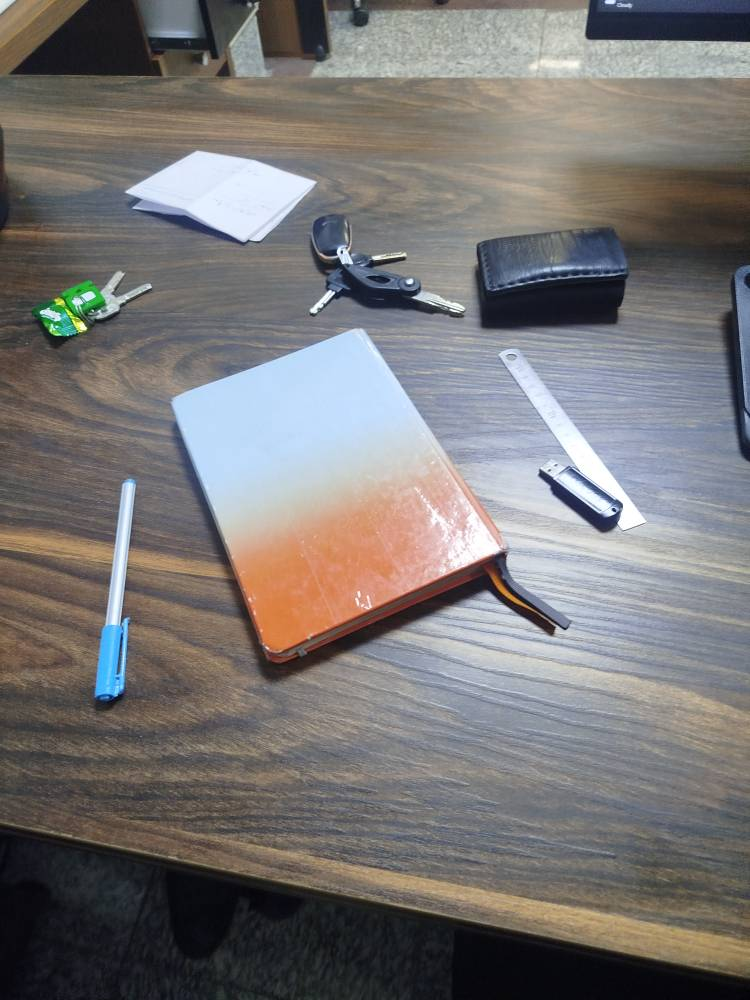
#> input picture ass3/images/img2.jpg, 750 x 1000 px
$ jupyter execute cv03.ipynb   (shell and % lines are left out)
#> lines starting #> are read from the running program, lines starting #| are printed output that depends on the picture
## Imports and Setup

[cell 1]
import cv2
import matplotlib.pyplot as plt
import numpy as np

# This magic command ensures images are displayed inline in the notebook

print("Libraries imported successfully.")

## Image Loading and Rotation (Step 1)

[cell 2]
# Load the original image
# Based on your directory structure, the image is in the 'images' folder
image_path = 'images/img2.jpg'  # Changed from 'img2.jpg' to 'images/12.jpg'
img_original = cv2.imread(image_path)
#> img_original is the input picture: shape (1000, 750, 3); mean B, G, R 117.2, 117.7, 120.6

if img_original is None:
    print(f"Error: Could not load image from {image_path}. Please check the path and filename.")
else:
    # Convert BGR (OpenCV default) to RGB (for Matplotlib display later)
    img_original_rgb = cv2.cvtColor(img_original, cv2.COLOR_BGR2RGB)

    # --- Step 1: Create Rotated Images ---

    # Rotate 90 degrees Clockwise
    img_90 = cv2.rotate(img_original, cv2.ROTATE_90_CLOCKWISE)

    # Rotate 180 degrees
    img_180 = cv2.rotate(img_original, cv2.ROTATE_180)
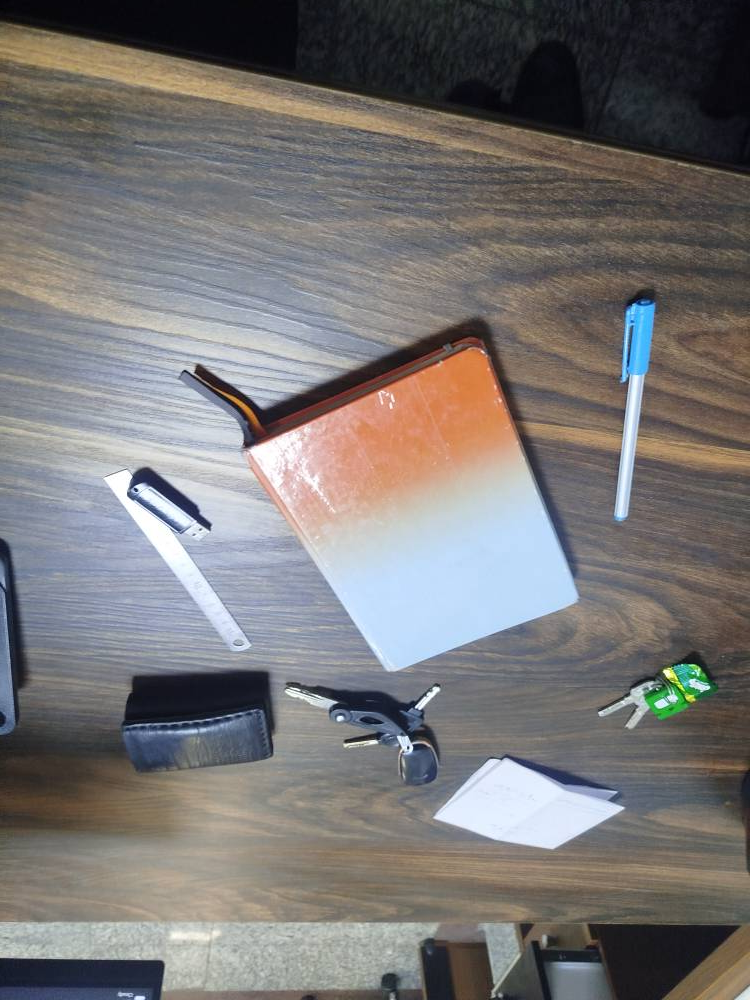
#> img_180: shape (1000, 750, 3); mean B, G, R 117.2, 117.7, 120.6

    # Rotate 270 degrees (which is 90 degrees Counter-Clockwise)
    img_270 = cv2.rotate(img_original, cv2.ROTATE_90_COUNTERCLOCKWISE)

    print(f"Image '{image_path}' loaded and rotated successfully.")

## Defining the Matching Function (Step 2)

[cell 3]
def process_and_match(img1, img2, rotation_label):
    """
    Performs SIFT feature extraction, BFMatching, Ratio Test,
    and returns the visualization image and match count.
    """
#> called with rotation_label = '90 Degree Rotation'

    # Convert images to grayscale for feature extraction
    gray1 = cv2.cvtColor(img1, cv2.COLOR_BGR2GRAY)
    gray2 = cv2.cvtColor(img2, cv2.COLOR_BGR2GRAY)
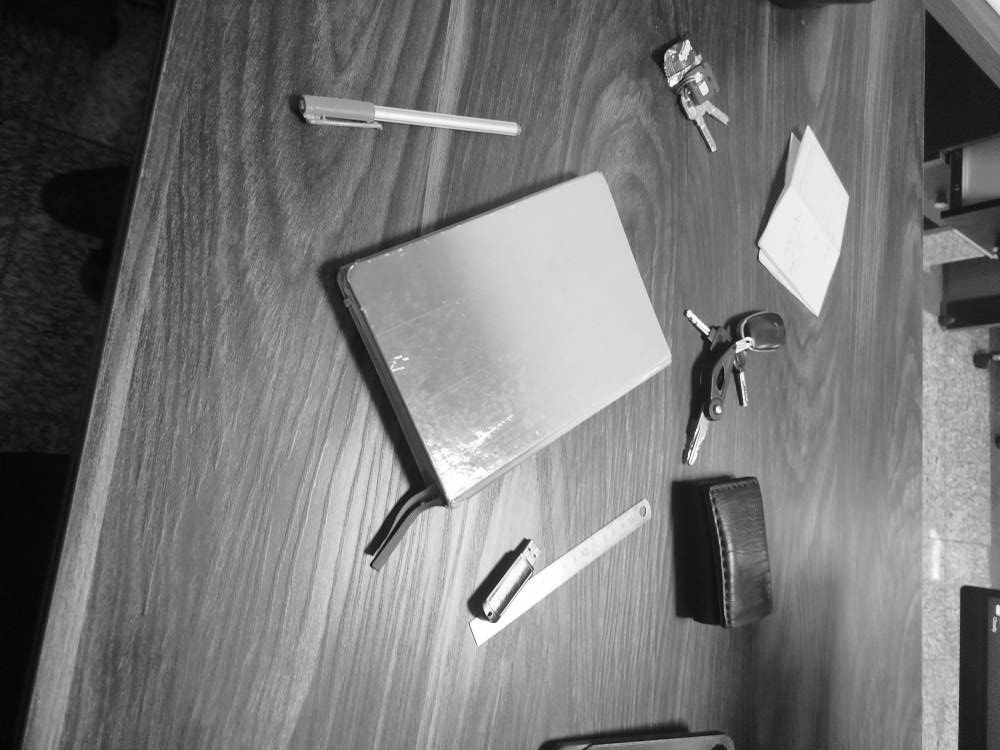
#> gray2: shape (750, 1000); min 2, max 255, mean 118.5

    # --- Feature Extraction with SIFT ---
    sift = cv2.SIFT_create()
    keypoints1, descriptors1 = sift.detectAndCompute(gray1, None)
#> keypoints1 = 1615 keypoints; strongest (x, y, size): (614, 510, 2.4), (81, 327, 6.5), (410, 281, 3.7), (543, 475, 6.2)
    keypoints2, descriptors2 = sift.detectAndCompute(gray2, None)
#> keypoints2 = 1613 keypoints; strongest (x, y, size): (490, 614, 2.4), (673, 81, 6.5), (718, 410, 3.7), (524, 543, 6.3)

    # --- Matching with BFMatcher ---
    # Using k=2 for knnMatch to apply the ratio test later
    bf = cv2.BFMatcher()
    matches = bf.knnMatch(descriptors1, descriptors2, k=2)
#> matches = 1615 matches

    # --- Apply Ratio Test ---
    # Condition: m.distance < 0.75 * n.distance
    good_matches = []
    for m, n in matches:
        if m.distance < 0.75 * n.distance:
            good_matches.append([m])
#> after the loop, good_matches = 1527 matches

    # --- Analysis Output (Step 3) ---
    print(f"Number of good matches for {rotation_label}: {len(good_matches)}")
#| Number of good matches for 90 Degree Rotation: 1527

    # Draw matches
    # drawMatchesKnn is used because 'good_matches' is a list of lists
    img_matches = cv2.drawMatchesKnn(
        img1, keypoints1,
        img2, keypoints2,
        good_matches,
        None,
        flags=cv2.DrawMatchesFlags_NOT_DRAW_SINGLE_POINTS
    )
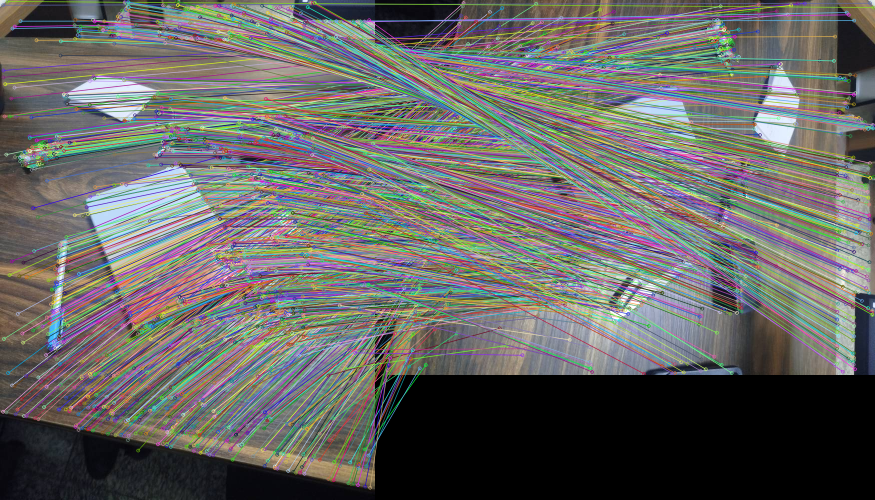
#> img_matches: shape (1000, 1750, 3) (shown at 1/2 size); mean B, G, R 100.1, 102.3, 103

    # Convert the final result to RGB for Matplotlib
    img_matches_rgb = cv2.cvtColor(img_matches, cv2.COLOR_BGR2RGB)

    return img_matches_rgb

## Execution and Visualization (Step 3)

[cell 4]
if img_original is not None:
    # Set up the figure for plotting
    plt.figure(figsize=(20, 15))

    # --- Case 1: Original vs 90 Degrees ---
    result_90 = process_and_match(img_original, img_90, "90 Degree Rotation")
    plt.subplot(3, 1, 1)
    plt.imshow(result_90)
    plt.title("Original vs 90 Degree Rotation")
    plt.axis('off')

    # --- Case 2: Original vs 180 Degrees ---
    result_180 = process_and_match(img_original, img_180, "180 Degree Rotation")
#> call 2 of process_and_match, with rotation_label = '180 Degree Rotation'
#> in process_and_match (call 2), `gray2 = cv2.cvtColor(img2, cv2.COLOR_BGR2GRAY)`:
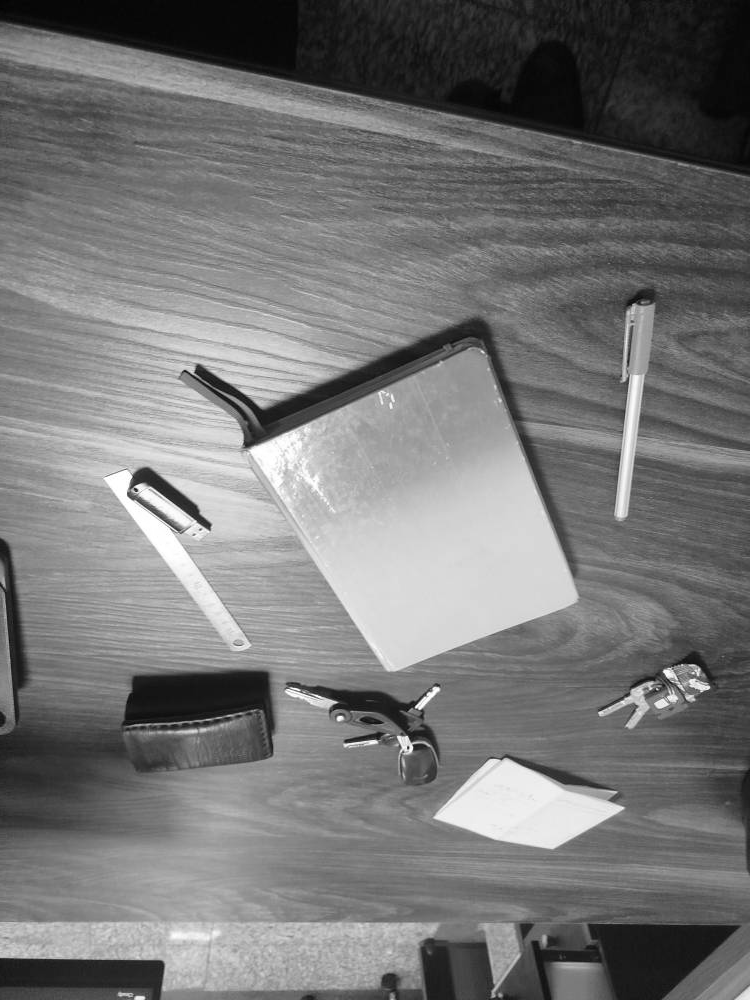
#> gray2: shape (1000, 750); min 2, max 255, mean 118.5
#> in process_and_match (call 2), `keypoints2, descriptors2 = sift.detectAndCompute(gray2, None)`: keypoints2 = 1604 keypoints; strongest (x, y, size): (136, 490, 2.4), (668, 673, 6.5), (340, 718, 3.7), (206, 524, 6.3)
#> after the loop in process_and_match (call 2), `for m, n in matches:`: good_matches = 1501 matches
#| Number of good matches for 180 Degree Rotation: 1501
#> in process_and_match (call 2), `img_matches = cv2.drawMatchesKnn( img1, keypoints1, img2, keypoints2, ..`:
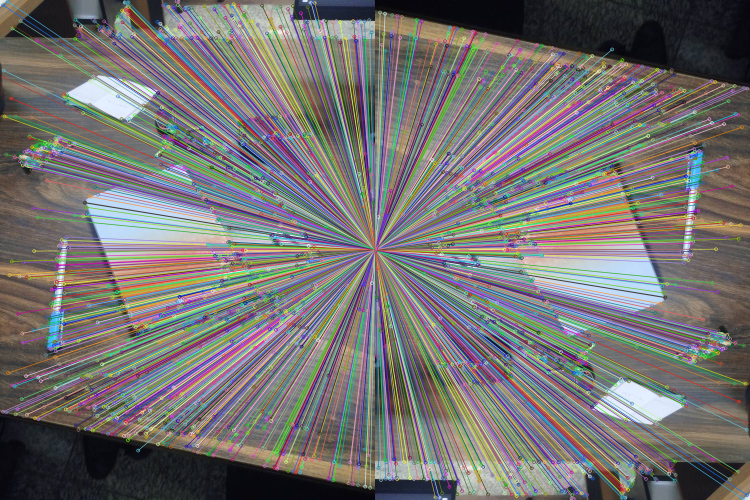
#> img_matches: shape (1000, 1500, 3) (shown at 1/2 size); mean B, G, R 113.2, 114.2, 116.7
    plt.subplot(3, 1, 2)
    plt.imshow(result_180)
    plt.title("Original vs 180 Degree Rotation")
    plt.axis('off')

    # --- Case 3: Original vs 270 Degrees ---
    result_270 = process_and_match(img_original, img_270, "270 Degree Rotation")
#> call 3 of process_and_match, with rotation_label = '270 Degree Rotation'
#> in process_and_match (call 3), `gray2 = cv2.cvtColor(img2, cv2.COLOR_BGR2GRAY)`:
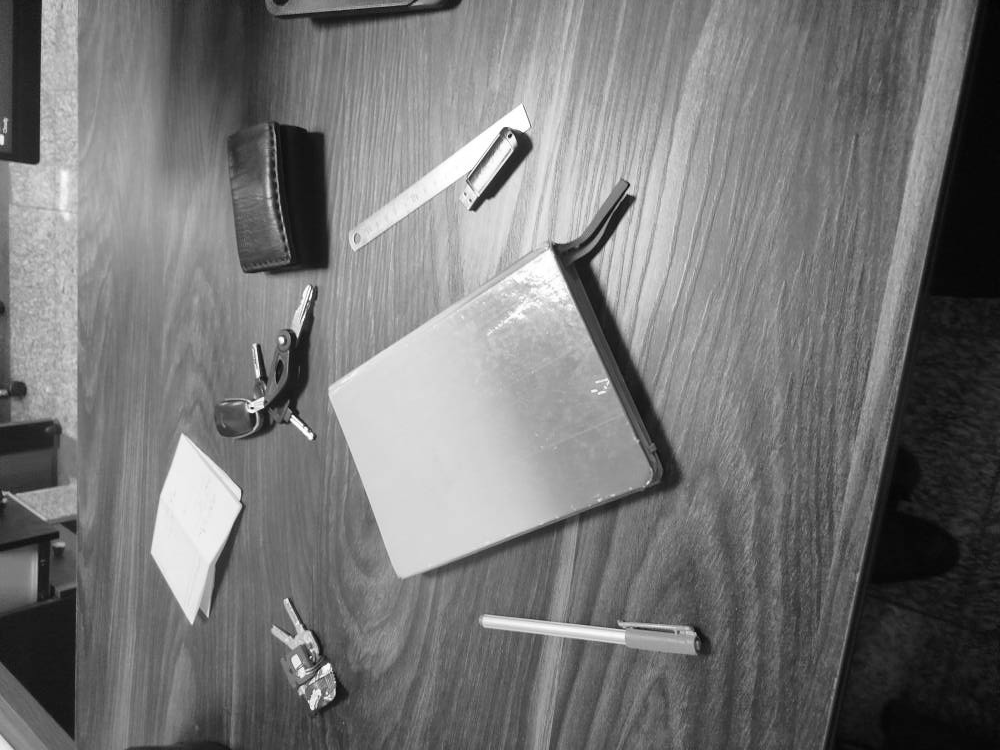
#> gray2: shape (750, 1000); min 2, max 255, mean 118.5
#> in process_and_match (call 3), `keypoints2, descriptors2 = sift.detectAndCompute(gray2, None)`: keypoints2 = 1629 keypoints; strongest (x, y, size): (510, 136, 2.4), (327, 668, 6.5), (281, 340, 3.7), (475, 206, 6.2)
#> after the loop in process_and_match (call 3), `for m, n in matches:`: good_matches = 1542 matches
#| Number of good matches for 270 Degree Rotation: 1542
#> in process_and_match (call 3), `img_matches = cv2.drawMatchesKnn( img1, keypoints1, img2, keypoints2, ..`:
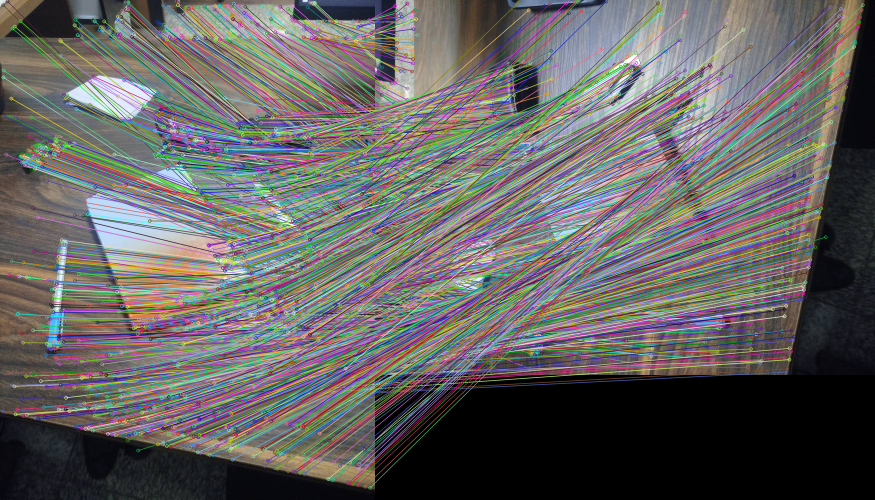
#> img_matches: shape (1000, 1750, 3) (shown at 1/2 size); mean B, G, R 97.8, 98.6, 100.6
    plt.subplot(3, 1, 3)
    plt.imshow(result_270)
    plt.title("Original vs 270 Degree Rotation")
    plt.axis('off')

    plt.tight_layout()
    plt.show()
